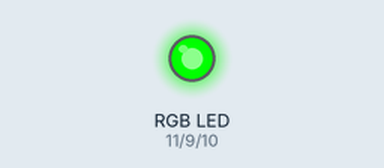
Recording of a sketch running on a simulated Arduino Uno, built with avr-gcc and run on an emulated ATmega328P. Shown: an RGB LED mixed from three pins (HIGH = lit).

Above: at 0.5 s.
At 2.5 s:
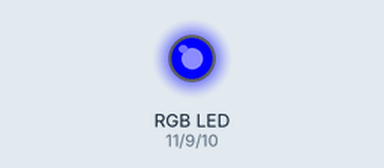
At 4.5 s:
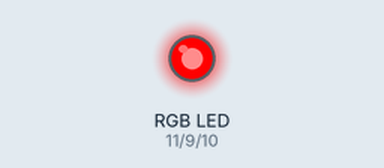
At 5.5 s:
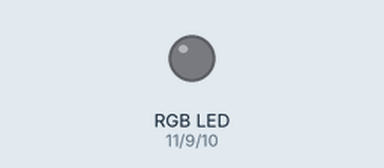
Timing chart, 0 to 7.8 s (numbered marks = the images above):
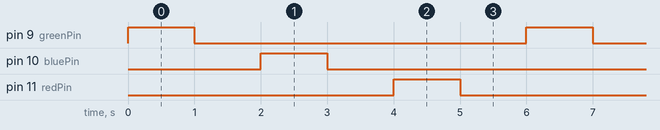

The sketch:

RGBTest.ino
```cpp
/*
  Serial RGB LED controller test
 Context: Arduino

 created 19 July 2010
 by Tom Igoe
 */

// constants to hold the output pin numbers:
const int greenPin = 9;
const int bluePin = 10;
const int redPin = 11;

void setup() {
  // initialize the LED pins as outputs:
  pinMode(redPin, OUTPUT);
  pinMode(greenPin, OUTPUT);
  pinMode(bluePin, OUTPUT);
}

void loop() {
  //Turn the current pin on:
  for (int currentPin = 9; currentPin < 12; currentPin++) {
    digitalWrite(currentPin, HIGH);
    delay(1000);

    // Turn the current pin off:
    digitalWrite(currentPin, LOW);
    delay(1000);
  }
}
```

Measured:
- by itself, pin 9 (greenPin), pin 10 (bluePin), pin 11 (redPin): alternates HIGH for 1.0 s and LOW for 5.0 s
- by itself, everything shown: repeats every 6.0 s, in 6 steps
